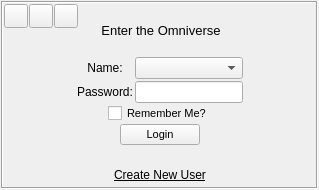
<?xml version="1.0" encoding="UTF-8"?>
<ui version="4.0">
 <class>Form</class>
 <widget class="QWidget" name="Form">
  <property name="windowModality">
   <enum>Qt::ApplicationModal</enum>
  </property>
  <property name="geometry">
   <rect>
    <x>0</x>
    <y>0</y>
    <width>319</width>
    <height>190</height>
   </rect>
  </property>
  <property name="sizePolicy">
   <sizepolicy hsizetype="Minimum" vsizetype="Minimum">
    <horstretch>0</horstretch>
    <verstretch>0</verstretch>
   </sizepolicy>
  </property>
  <property name="windowTitle">
   <string>Login</string>
  </property>
  <property name="toolTipDuration">
   <number>-1</number>
  </property>
  <layout class="QGridLayout" name="gridLayout">
   <property name="leftMargin">
    <number>1</number>
   </property>
   <property name="topMargin">
    <number>1</number>
   </property>
   <property name="rightMargin">
    <number>1</number>
   </property>
   <property name="bottomMargin">
    <number>1</number>
   </property>
   <property name="horizontalSpacing">
    <number>1</number>
   </property>
   <property name="verticalSpacing">
    <number>0</number>
   </property>
   <item row="1" column="0">
    <widget class="QFrame" name="verticalFrame">
     <property name="frameShape">
      <enum>QFrame::Box</enum>
     </property>
     <property name="frameShadow">
      <enum>QFrame::Sunken</enum>
     </property>
     <property name="lineWidth">
      <number>1</number>
     </property>
     <layout class="QVBoxLayout" name="verticalLayout">
      <property name="spacing">
       <number>1</number>
      </property>
      <property name="leftMargin">
       <number>1</number>
      </property>
      <property name="topMargin">
       <number>1</number>
      </property>
      <property name="rightMargin">
       <number>1</number>
      </property>
      <property name="bottomMargin">
       <number>1</number>
      </property>
      <item>
       <layout class="QHBoxLayout" name="horizontalLayout_3" stretch="1,1,1">
        <property name="spacing">
         <number>2</number>
        </property>
        <property name="sizeConstraint">
         <enum>QLayout::SetDefaultConstraint</enum>
        </property>
        <item>
         <layout class="QVBoxLayout" name="verticalLayout_3">
          <property name="sizeConstraint">
           <enum>QLayout::SetFixedSize</enum>
          </property>
          <item>
           <layout class="QHBoxLayout" name="horizontalLayout_9">
            <item>
             <layout class="QHBoxLayout" name="horizontalLayout_2">
              <property name="spacing">
               <number>1</number>
              </property>
              <item>
               <widget class="QPushButton" name="github_button">
                <property name="minimumSize">
                 <size>
                  <width>24</width>
                  <height>24</height>
                 </size>
                </property>
                <property name="maximumSize">
                 <size>
                  <width>24</width>
                  <height>24</height>
                 </size>
                </property>
                <property name="baseSize">
                 <size>
                  <width>24</width>
                  <height>24</height>
                 </size>
                </property>
                <property name="toolTip">
                 <string>Check out the project on Github</string>
                </property>
                <property name="text">
                 <string/>
                </property>
               </widget>
              </item>
              <item>
               <widget class="QPushButton" name="discord_button">
                <property name="minimumSize">
                 <size>
                  <width>24</width>
                  <height>24</height>
                 </size>
                </property>
                <property name="maximumSize">
                 <size>
                  <width>24</width>
                  <height>24</height>
                 </size>
                </property>
                <property name="baseSize">
                 <size>
                  <width>24</width>
                  <height>24</height>
                 </size>
                </property>
                <property name="toolTip">
                 <string>Join the Omniverse Discord server</string>
                </property>
                <property name="text">
                 <string/>
                </property>
               </widget>
              </item>
              <item>
               <widget class="QPushButton" name="twitter_button">
                <property name="minimumSize">
                 <size>
                  <width>24</width>
                  <height>24</height>
                 </size>
                </property>
                <property name="maximumSize">
                 <size>
                  <width>24</width>
                  <height>24</height>
                 </size>
                </property>
                <property name="baseSize">
                 <size>
                  <width>24</width>
                  <height>24</height>
                 </size>
                </property>
                <property name="toolTip">
                 <string>Contact the creator</string>
                </property>
                <property name="text">
                 <string/>
                </property>
               </widget>
              </item>
             </layout>
            </item>
            <item>
             <spacer name="horizontalSpacer">
              <property name="orientation">
               <enum>Qt::Horizontal</enum>
              </property>
              <property name="sizeHint" stdset="0">
               <size>
                <width>5</width>
                <height>5</height>
               </size>
              </property>
             </spacer>
            </item>
           </layout>
          </item>
          <item>
           <spacer name="verticalSpacer_3">
            <property name="orientation">
             <enum>Qt::Vertical</enum>
            </property>
            <property name="sizeHint" stdset="0">
             <size>
              <width>5</width>
              <height>5</height>
             </size>
            </property>
           </spacer>
          </item>
         </layout>
        </item>
        <item>
         <layout class="QVBoxLayout" name="verticalLayout_4">
          <item>
           <widget class="QLabel" name="logo_label">
            <property name="sizePolicy">
             <sizepolicy hsizetype="Preferred" vsizetype="Preferred">
              <horstretch>0</horstretch>
              <verstretch>0</verstretch>
             </sizepolicy>
            </property>
            <property name="minimumSize">
             <size>
              <width>128</width>
              <height>32</height>
             </size>
            </property>
            <property name="maximumSize">
             <size>
              <width>32</width>
              <height>32</height>
             </size>
            </property>
            <property name="baseSize">
             <size>
              <width>32</width>
              <height>32</height>
             </size>
            </property>
            <property name="font">
             <font>
              <pointsize>10</pointsize>
             </font>
            </property>
            <property name="text">
             <string>Enter the Omniverse</string>
            </property>
            <property name="alignment">
             <set>Qt::AlignCenter</set>
            </property>
           </widget>
          </item>
         </layout>
        </item>
        <item>
         <layout class="QGridLayout" name="gridLayout_2">
          <item row="0" column="0">
           <spacer name="horizontalSpacer_8">
            <property name="orientation">
             <enum>Qt::Horizontal</enum>
            </property>
            <property name="sizeType">
             <enum>QSizePolicy::Expanding</enum>
            </property>
            <property name="sizeHint" stdset="0">
             <size>
              <width>5</width>
              <height>5</height>
             </size>
            </property>
           </spacer>
          </item>
         </layout>
        </item>
       </layout>
      </item>
      <item>
       <layout class="QHBoxLayout" name="horizontalLayout_7">
        <item>
         <spacer name="horizontalSpacer_7">
          <property name="orientation">
           <enum>Qt::Horizontal</enum>
          </property>
          <property name="sizeHint" stdset="0">
           <size>
            <width>5</width>
            <height>5</height>
           </size>
          </property>
         </spacer>
        </item>
        <item>
         <layout class="QFormLayout" name="formLayout">
          <property name="labelAlignment">
           <set>Qt::AlignCenter</set>
          </property>
          <property name="horizontalSpacing">
           <number>2</number>
          </property>
          <property name="verticalSpacing">
           <number>2</number>
          </property>
          <item row="0" column="0">
           <widget class="QLabel" name="username_label">
            <property name="text">
             <string>Name:</string>
            </property>
            <property name="alignment">
             <set>Qt::AlignCenter</set>
            </property>
           </widget>
          </item>
          <item row="0" column="1">
           <widget class="QComboBox" name="name_combo_box"/>
          </item>
          <item row="1" column="1">
           <widget class="QLineEdit" name="password_line_edit">
            <property name="echoMode">
             <enum>QLineEdit::Password</enum>
            </property>
           </widget>
          </item>
          <item row="1" column="0">
           <widget class="QLabel" name="password_label">
            <property name="text">
             <string>Password:</string>
            </property>
            <property name="alignment">
             <set>Qt::AlignCenter</set>
            </property>
           </widget>
          </item>
         </layout>
        </item>
        <item>
         <spacer name="horizontalSpacer_2">
          <property name="orientation">
           <enum>Qt::Horizontal</enum>
          </property>
          <property name="sizeHint" stdset="0">
           <size>
            <width>5</width>
            <height>5</height>
           </size>
          </property>
         </spacer>
        </item>
       </layout>
      </item>
      <item>
       <layout class="QHBoxLayout" name="horizontalLayout">
        <item>
         <spacer name="horizontalSpacer_3">
          <property name="orientation">
           <enum>Qt::Horizontal</enum>
          </property>
          <property name="sizeHint" stdset="0">
           <size>
            <width>5</width>
            <height>5</height>
           </size>
          </property>
         </spacer>
        </item>
        <item>
         <widget class="QCheckBox" name="remember_me_checkbox">
          <property name="font">
           <font>
            <pointsize>8</pointsize>
           </font>
          </property>
          <property name="text">
           <string>Remember Me?</string>
          </property>
         </widget>
        </item>
        <item>
         <spacer name="horizontalSpacer_4">
          <property name="orientation">
           <enum>Qt::Horizontal</enum>
          </property>
          <property name="sizeHint" stdset="0">
           <size>
            <width>5</width>
            <height>5</height>
           </size>
          </property>
         </spacer>
        </item>
       </layout>
      </item>
      <item>
       <layout class="QHBoxLayout" name="horizontalLayout_4">
        <item>
         <spacer name="horizontalSpacer_5">
          <property name="orientation">
           <enum>Qt::Horizontal</enum>
          </property>
          <property name="sizeHint" stdset="0">
           <size>
            <width>5</width>
            <height>5</height>
           </size>
          </property>
         </spacer>
        </item>
        <item>
         <widget class="QPushButton" name="login_button">
          <property name="font">
           <font>
            <pointsize>8</pointsize>
           </font>
          </property>
          <property name="text">
           <string>Login</string>
          </property>
         </widget>
        </item>
        <item>
         <spacer name="horizontalSpacer_6">
          <property name="orientation">
           <enum>Qt::Horizontal</enum>
          </property>
          <property name="sizeHint" stdset="0">
           <size>
            <width>5</width>
            <height>5</height>
           </size>
          </property>
         </spacer>
        </item>
       </layout>
      </item>
      <item>
       <widget class="QLabel" name="feedback_label">
        <property name="minimumSize">
         <size>
          <width>0</width>
          <height>17</height>
         </size>
        </property>
        <property name="maximumSize">
         <size>
          <width>16777215</width>
          <height>17</height>
         </size>
        </property>
        <property name="font">
         <font>
          <pointsize>7</pointsize>
          <italic>true</italic>
         </font>
        </property>
        <property name="text">
         <string/>
        </property>
        <property name="alignment">
         <set>Qt::AlignCenter</set>
        </property>
       </widget>
      </item>
      <item>
       <layout class="QHBoxLayout" name="horizontalLayout_5">
        <item>
         <spacer name="horizontalSpacer_9">
          <property name="orientation">
           <enum>Qt::Horizontal</enum>
          </property>
          <property name="sizeHint" stdset="0">
           <size>
            <width>40</width>
            <height>20</height>
           </size>
          </property>
         </spacer>
        </item>
        <item>
         <widget class="QPushButton" name="create_new_user_button">
          <property name="font">
           <font>
            <italic>false</italic>
            <underline>true</underline>
           </font>
          </property>
          <property name="text">
           <string>Create New User</string>
          </property>
          <property name="default">
           <bool>false</bool>
          </property>
          <property name="flat">
           <bool>true</bool>
          </property>
         </widget>
        </item>
        <item>
         <spacer name="horizontalSpacer_10">
          <property name="orientation">
           <enum>Qt::Horizontal</enum>
          </property>
          <property name="sizeHint" stdset="0">
           <size>
            <width>40</width>
            <height>20</height>
           </size>
          </property>
         </spacer>
        </item>
       </layout>
      </item>
     </layout>
    </widget>
   </item>
  </layout>
 </widget>
 <resources/>
 <connections/>
</ui>
